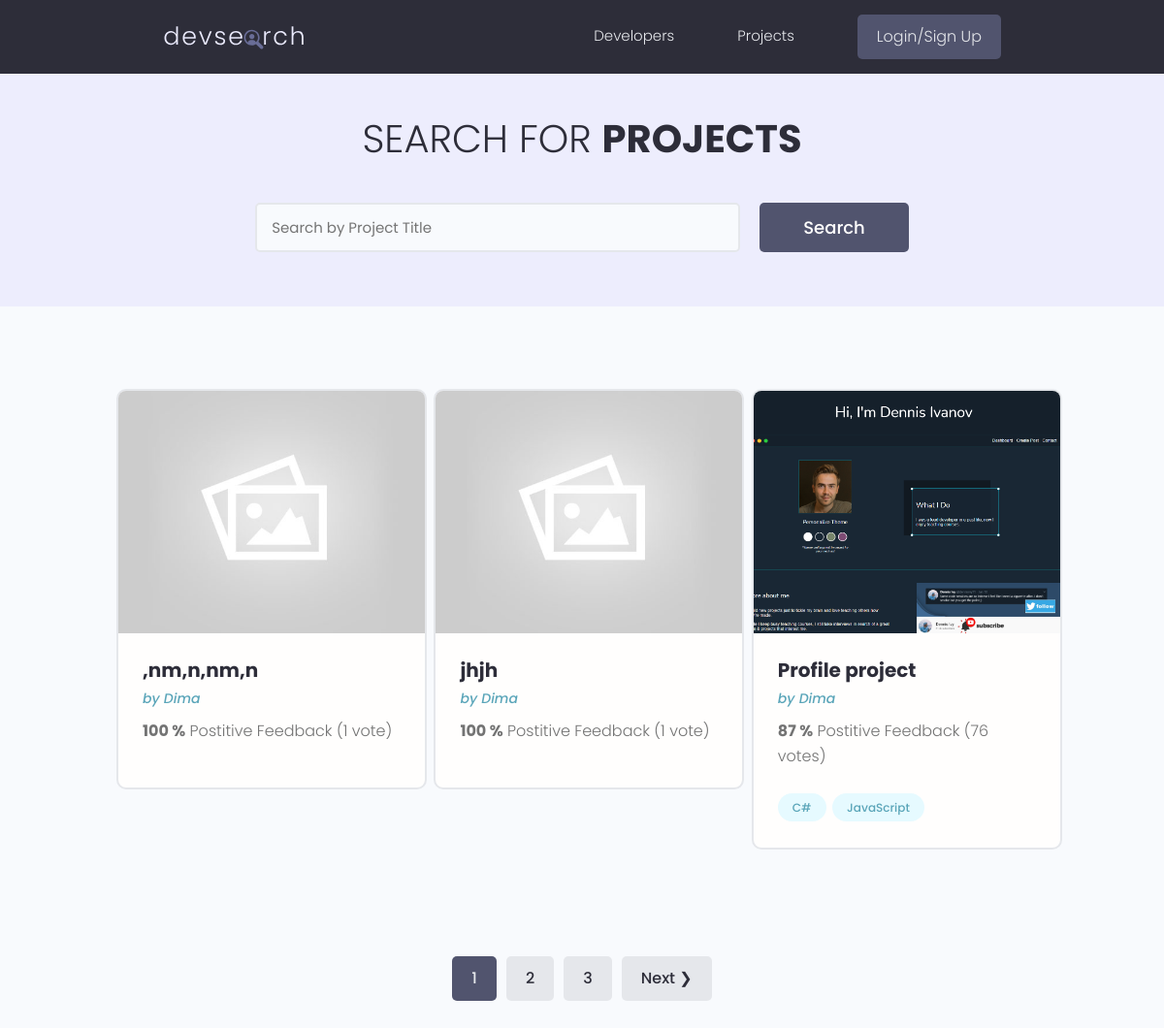
The app's page /projects with its own data.
### projects/models.py (models this page shows, shortened)
class Project(models.Model):
    owner = models.ForeignKey(Profile, null=True, blank=True, on_delete=models.CASCADE)
    title = models.CharField(max_length=50)
    description = models.TextField(null=True, blank=True)
    featured_image = models.ImageField(null=True, blank=True, default='default.jpg')
    demo_link = models.CharField(max_length=2000, null=True, blank=True)
    source_link = models.CharField(max_length=2000, null=True, blank=True)
    tags = models.ManyToManyField('Tag', blank=True)
    vote_total = models.IntegerField(default=0, null=True, blank=True)
    vote_ratio = models.IntegerField(default=0, null=True, blank=True)
    created = models.DateTimeField(auto_now_add=True)
    id = models.UUIDField(default=uuid.uuid4, unique=True, primary_key=True, editable=False)
    class Meta:
        ordering = ['-vote_ratio', '-vote_total', 'title']
    @property
    def imageurl(self):
        try:
            url = self.featured_image.url
        except:
            url = ''
        return url

class Tag(models.Model):
    name = models.CharField(max_length=200)
    created = models.DateTimeField(auto_now_add=True)
    id = models.UUIDField(default=uuid.uuid4, unique=True, primary_key=True, editable=False)
    def __str__(self):
        return self.name

### users/models.py (models this page shows, shortened)
class Profile(models.Model):
    user = models.OneToOneField(User, on_delete=models.CASCADE, null=True, blank=True)
    name = models.CharField(max_length=200, blank=True, null=True)
    email = models.EmailField(max_length=500, blank=True, null=True)
    username = models.CharField(max_length=200, blank=True, null=True)
    location = models.CharField(max_length=200, blank=True, null=True)
    short_intro = models.CharField(max_length=200, blank=True, null=True)
    bio = models.TextField(blank=True, null=True)
    profile_image = models.ImageField(null=True, blank=True, upload_to='profiles/', default='profiles/user-default.png')
    social_github = models.CharField(max_length=200, blank=True, null=True)
    social_twitter = models.CharField(max_length=200, blank=True, null=True)
    social_linkedin = models.CharField(max_length=200, blank=True, null=True)
    social_youtube = models.CharField(max_length=200, blank=True, null=True)
    social_website = models.CharField(max_length=200, blank=True, null=True)
    created = models.DateTimeField(auto_now_add=True)
    id = models.UUIDField(default=uuid.uuid4, unique=True, primary_key=True, editable=False)
    class Meta:
        ordering = ['created']

### projects/views.py (the view)
# urls.py: path('projects', include('projects.urls')),
def projects(request):
    projects, search_query = searchprojects(request)
    custom_range, projects = paginateprojects(request, projects, 3)
    return render(request, 'projects/projects.html', {'projects': projects,
        'search_query': search_query, 'custom_range': custom_range})

### projects/utils.py (called while the page is built)
def paginateprojects(request, projects, results):
    page = request.GET.get('page')
    paginator = Paginator(projects, results)
    try:
        projects = paginator.page(page)
    except PageNotAnInteger:
        page = 1
        projects = paginator.page(page)
    except EmptyPage:
        page = paginator.num_pages
        projects = paginator.page(page)
    leftindex = (int(page) - 4)
    if leftindex < 1:
        leftindex = 1
    rightindex = (int(page) + 5)
    if rightindex > paginator.num_pages:
        rightindex = paginator.num_pages + 1
    custom_range = range(leftindex, rightindex)
    return custom_range, projects

def searchprojects(request):
    search_query = ''
    if request.GET.get('search_query'):
        search_query = request.GET.get('search_query')
    tags = Tag.objects.filter(name__icontains=search_query)
    projects = Project.objects.distinct().filter(
        Q(title__icontains=search_query) |
        Q(description__icontains=search_query) |
        Q(owner__name__icontains=search_query) |
        Q(tags__in=tags)
    )
    return projects, search_query

### projects/templates/projects/projects.html (shortened to what this page needs)
{% extends 'main.html' %}
    {% block content %}
  <main class="projects">
    <section class="hero-section text-center">
      <div class="container container--narrow">
        <div class="hero-section__box">
          <h2>Search for <span>Projects</span></h2>
        </div>
        <div class="hero-section__search">
          <form id="searchform" class="form" action="{% url 'projects' %}" method="get">
            <div class="form__field">
              <input class="input input--text" id="formInput#search" type="text" name="search_query"
                placeholder="Search by Project Title" value="{{ search_query }}" />
            </div>
            <input class="btn btn--sub btn--lg" type="submit" value="Search" />
          </form>
        </div>
      </div>
    </section>
    <section class="projectsList">
      <div class="container">
        <div class="grid grid--three">
            {% for project in projects %}
          <div class="column">
            <div class="card project" style="width: 320px">
              <a href="{% url 'project' project.id %}" class="project">
                <img class="project__thumbnail" src="{{ project.imageurl }}" alt="project thumbnail" />
                <div class="card__body">
                  <h3 class="project__title">{{ project.title }}</h3>
                  <p><a class="project__author" href="{% url 'user-profile' project.owner.id %}">by {{ project.owner.name }}</a></p>
                  <p class="project--rating">
                    <span style="font-weight: bold;">{{ project.vote_ratio }} %</span> Postitive
                    Feedback ({{ project.vote_total }} vote{{ project.vote_total|pluralize:"s"}})
                  </p>
                  <div class="project__tags">
                    {% for tag in project.tags.all %}
                    <span class="tag tag--pill tag--main">
                      <small>{{ tag }}</small>
                    </span>
                    {% endfor %}
                  </div>
                </div>
              </a>
            </div>
          </div>
            {% endfor %}
        </div>
      </div>
    </section>
    {% include 'pagination.html' with queryset=projects custom_range=custom_range %}
  </main>
    {% endblock %}

### templates/main.html (shortened to what this page needs)
{% load static %}
<html lang="en">
<head>
  <link rel="stylesheet" href="https://cdn.iconmonstr.com/1.3.0/css/iconmonstr-iconic-font.min.css" />
  <link rel="stylesheet" href="{% static 'uikit/styles/uikit.css' %}" />
  <link rel="stylesheet" href="{% static 'styles/app.css' %}" />
    {% include 'navbar.html' %}
<body>
    {% block content %}
    {% endblock %}
</body>
</html>

### templates/navbar.html (shortened to what this page needs)
{% load static %}
<header class="header">
    <div class="container container--narrow">
      <a href="{% url 'profiles' %}" class="header__logo">
        <img src="{% static 'images/logo.svg' %}" alt="DevSearch Logo" />
      </a>
      <nav class="header__nav">
        <ul class="header__menu">
          <li class="header__menuItem"><a href="{% url 'profiles' %}">Developers</a></li>
          <li class="header__menuItem"><a href="{% url 'projects' %}">Projects</a></li>
          {% if user.is_authenticated %}
          <li class="header__menuItem"><a href="{% url 'account' %}">Account</a></li>
          <li class="header__menuItem"><a href="{% url 'inbox' %}">Inbox</a></li>
          <li class="header__menuItem"><a href="{% url 'logout' %}" class="btn btn--sub">Logout</a></li>
          {% else %}
          <li class="header__menuItem"><a href="{% url 'login' %}" class="btn btn--sub">Login/Sign Up</a></li>
          {% endif %}
        </ul>
      </nav>
    </div>
  </header>

### templates/pagination.html (shortened to what this page needs)
    {% if queryset.has_other_pages %}
    <div class="pagination">
      <ul class="container" >
        {% for page in custom_range %}
        {% if page == queryset.number %}
          <li><a href="?page={{page}}" class="btn page-link btn--sub" data-page="{{page}}">{{ page }}</a></li>
        {% else %}
          <li><a href="?page={{page}}" class="btn page-link" data-page="{{page}}">{{ page }}</a></li>
        {% endif %}
        {% endfor %}
        {% if queryset.has_next  %}
          <li><a href="?page={{queryset.next_page_number}}" class="btn page-link" data-page="{{queryset.next_page_number}}">Next &#10095;</a></li>
        {% endif %}
      </ul>
    {% endif %}
    </div>

### static/styles/app.css (style rules this page uses)
:root { --color-sub: #2d2d39; }
.btn--sub { background-color: var(--color-sub-light); }
.card { border: 2px solid var(--color-light); }
img { width: 100%; }
.header { position: sticky; z-index: 111; background-color: var(--color-sub); padding: 1.5rem 0; }
.header > .container { display: flex; justify-content: space-between; align-items: center; }
.header__logo > img { height: 3.8rem; }
.header__nav > ul { display: inline-flex; align-items: center; list-style: none; gap: 6.5rem; }
.header__menuItem > a { color: var(--color-light); font-weight: 300; position: relative; }
.header__menuItem > a::before { content: ''; position: absolute; width: 100%; height: 2px; bottom: 0; left: 0; background-color: var(--color-light); transform: scaleX(0); transform-origin: bottom right; transition: transform 0.3s ease; }
.hero-section { height: 40vh; display: flex; align-items: center; background-color: var(--color-sub); }
.hero-section__box { margin-bottom: 4rem; }
.hero-section__box > h2, .hero-section__box > h2 > span { font-size: 4rem; color: var(--color-light); line-height: 1.3; text-transform: uppercase; }
.hero-section__box > h2 { font-weight: 300; }
.hero-section__box > h2 > span { font-weight: 700; }
.hero-section__search > .form { display: flex; align-items: center; justify-content: center; gap: 2rem; }
.hero-section__search > .form input.input--text { width: 50rem; }
.pagination { margin-top: 8rem; margin-bottom: 10rem; }
.pagination > ul { flex-wrap: wrap; list-style: none; display: flex; align-items: center; justify-content: center; gap: 1rem; }
.pagination .btn { color: var(--color-sub); }
.pagination .btn.btn--sub { color: var(--color-light); }
.project__author { font-size: 1.4rem; font-style: italic; }
.project--rating { margin-bottom: 1.6em; margin-top: .5em; }
.projects > .hero-section { background: var(--color-sub-lighter); height: 30vh; }
.projects .hero-section__box { margin-bottom: 2.5rem; }
.projects .hero-section__box > h2 { color: var(--color-sub); }
.projects .hero-section__box > h2 > span { font-weight: 700; color: var(--color-sub); }
.projectsList { margin-top: 8rem; }
.project__thumbnail { height: 25rem; object-fit: cover; object-position: top center; }
.project__title { font-size: 2rem; font-weight: 700; color: var(--color-sub); }

### static/uikit/styles/modules/_variables.css (style rules this page uses)
:root { --color-main: #5aa5b9; --color-main-light: #e6faff; --color-sub: #3f4156; --color-sub-light: #51546e; --color-sub-lighter: #ededfd; --color-text: #737373; --color-gray: #8b8b8b; --color-light: #e5e7eb; --color-light-gray: #767676; --color-bg: #f8fafd; --color-white: #fffefd; --color-white-light: #f3f3f3; --color-success: #359e64; --color-success-bg: #def8e8; --color-error: #fc4b0b; --color-error-bg: #fff2ee; --font-base: 'Poppins', arial, helvetica, 'Segoe UI', roboto, ubuntu, sans-serif; --font-monospace: 'Fira Code', 'Courier New', courier, monospace; --font-regular: 300; --font-medium: 500; --font-bold: 700; --generic-shadow: 1px 1px 5px #00000010; --generic-transition: all 0.3s ease-in-out; }

### static/uikit/styles/modules/_base.css (style rules this page uses)
* { margin: 0; padding: 0; box-sizing: border-box; text-rendering: optimizeLegibility; color: inherit; font-size: inherit; }
html { font-size: 50%; }
@media only screen and (min-width: 480px) { html { font-size: 56.25%; } }
@media only screen and (min-width: 1200px) { html { font-size: 62.5%; } }
body { line-height: 1.6; font-weight: 400; font-size: 1.5rem; color: var(--color-text); background-color: var(--color-bg); min-height: 100vh; }

### static/uikit/styles/modules/_typography.css (style rules this page uses)
* { font-family: var(--font-base); }
h2 { font-size: 3.6rem; font-weight: var(--font-bold); }
h3 { font-size: 3.2rem; font-weight: var(--font-medium); }
p, span, strong { font-size: 1.6rem; color: var(--color-text); font-weight: var(--font-regular); }
a { padding-bottom: 2px; text-decoration: none; display: inline-block; color: var(--color-main); font-weight: var(--font-medium); }

### static/uikit/styles/modules/_utilities.css (style rules this page uses)
.container { width: 92%; max-width: 165rem; margin: 0 auto; box-sizing: border-box; }
.container--narrow { width: 92%; max-width: 120rem; }
@media screen and (min-width: 1000px) { .container { width: 90%; } }
@media screen and (min-width: 1000px) { .container--narrow { width: 85%; } }
@media screen and (min-width: 1200px) { .container { width: 80%; } }
@media screen and (min-width: 1200px) { .container--narrow { width: 72%; } }
.text-center { text-align: center; }

### records on screen
Project: imageurl (placeholder picture), title ",nm,n,nm,n", owner.name "Dima", vote_ratio "100", vote_total "1"
Project: imageurl (placeholder picture), title "jhjh", owner.name "Dima", vote_ratio "100", vote_total "1"
Project: imageurl (picture), title "Profile project", owner.name "Dima", vote_ratio "87", vote_total "76"
Tag: name "C#"
Tag: name "JavaScript"

### other values on screen
{{ page }} "1"
{{ page }} "2" "3"
